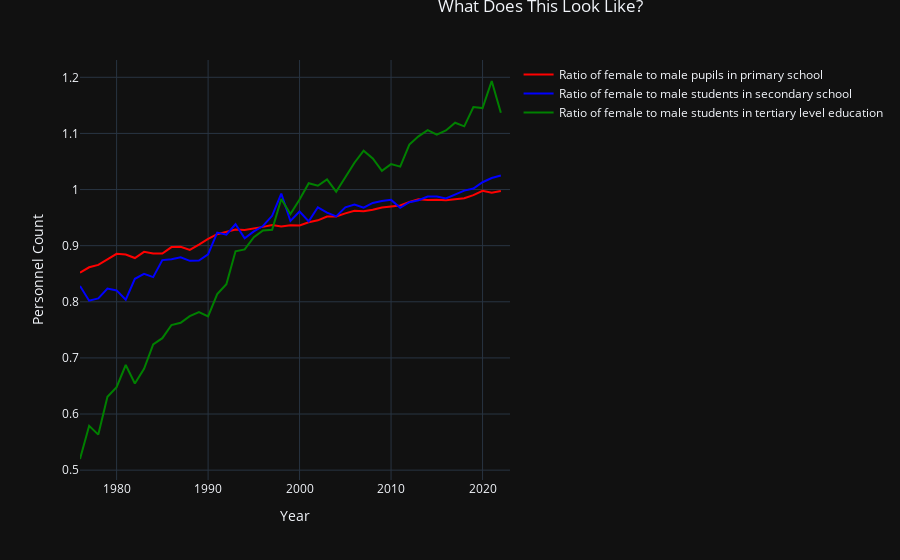

Notebook code for this chart:
### Code cell
line = px.line(data_frame= combined_df,x= "Year" ,y =["Ratio of female to male pupils in primary school", 
                                                      "Ratio of female to male students in secondary school", 
                                                      "Ratio of female to male students in tertiary level education"] , markers=False, color_discrete_sequence=["red", "blue", "green"])
line.update_yaxes(title_text = 'Number')
line.update_yaxes(title_text = 'Personnel Count')
line.update_layout(legend=dict(title=""),
                  showlegend = True,
    title = {
        'text': 'What Does This Look Like?',
        'y':1,
        'x':0.60},
         template="plotly_dark")

line.show()

### Figure 1 — Plotly figure (JSON) as saved in the notebook; plotly's stock layout.template omitted (floating-point values rounded to 4 significant figures; data arrays with more than 128 entries replaced by an {"elided": "..."} marker saying what was removed)
{"data": [{"hovertemplate": "variable=Ratio of female to male pupils in primary school<br>Year=%{x}<br>value=%{y}<extra></extra>", "legendgroup": "Ratio of female to male pupils in primary school", "line": {"color": "red", "dash": "solid"}, "marker": {"symbol": "circle"}, "mode": "lines", "name": "Ratio of female to male pupils in primary school", "orientation": "v", "showlegend": true, "type": "scatter", "x": {"elided": "144 int values"}, "xaxis": "x", "y": {"elided": "144 float values"}, "yaxis": "y"}, {"hovertemplate": "variable=Ratio of female to male students in secondary school<br>Year=%{x}<br>value=%{y}<extra></extra>", "legendgroup": "Ratio of female to male students in secondary school", "line": {"color": "blue", "dash": "solid"}, "marker": {"symbol": "circle"}, "mode": "lines", "name": "Ratio of female to male students in secondary school", "orientation": "v", "showlegend": true, "type": "scatter", "x": {"elided": "144 int values"}, "xaxis": "x", "y": {"elided": "144 float values"}, "yaxis": "y"}, {"hovertemplate": "variable=Ratio of female to male students in tertiary level education<br>Year=%{x}<br>value=%{y}<extra></extra>", "legendgroup": "Ratio of female to male students in tertiary level education", "line": {"color": "green", "dash": "solid"}, "marker": {"symbol": "circle"}, "mode": "lines", "name": "Ratio of female to male students in tertiary level education", "orientation": "v", "showlegend": true, "type": "scatter", "x": {"elided": "144 int values"}, "xaxis": "x", "y": {"elided": "144 float values"}, "yaxis": "y"}], "layout": {"legend": {"title": {"text": ""}, "tracegroupgap": 0}, "margin": {"t": 60}, "showlegend": true, "title": {"text": "What Does This Look Like?", "x": 0.6, "y": 1}, "xaxis": {"anchor": "y", "domain": [0, 1], "title": {"text": "Year"}}, "yaxis": {"anchor": "x", "domain": [0, 1], "title": {"text": "Personnel Count"}}}}
